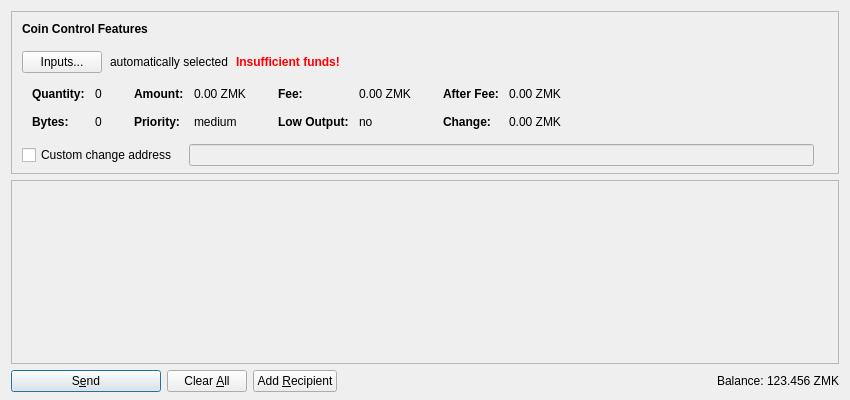
<?xml version="1.0" encoding="UTF-8"?>
<ui version="4.0">
 <class>SendCoinsDialog</class>
 <widget class="QDialog" name="SendCoinsDialog">
  <property name="geometry">
   <rect>
    <x>0</x>
    <y>0</y>
    <width>850</width>
    <height>400</height>
   </rect>
  </property>
  <property name="windowTitle">
   <string>Send Coins</string>
  </property>
  <layout class="QVBoxLayout" name="verticalLayout" stretch="0,1,0">
   <property name="bottomMargin">
    <number>8</number>
   </property>
   <item>
    <widget class="QFrame" name="frameCoinControl">
     <property name="sizePolicy">
      <sizepolicy hsizetype="Expanding" vsizetype="Expanding">
       <horstretch>0</horstretch>
       <verstretch>0</verstretch>
      </sizepolicy>
     </property>
     <property name="maximumSize">
      <size>
       <width>16777215</width>
       <height>16777215</height>
      </size>
     </property>
     <property name="frameShape">
      <enum>QFrame::StyledPanel</enum>
     </property>
     <property name="frameShadow">
      <enum>QFrame::Sunken</enum>
     </property>
     <layout class="QVBoxLayout" name="verticalLayoutCoinControl2">
      <property name="spacing">
       <number>0</number>
      </property>
      <property name="leftMargin">
       <number>0</number>
      </property>
      <property name="topMargin">
       <number>0</number>
      </property>
      <property name="rightMargin">
       <number>0</number>
      </property>
      <property name="bottomMargin">
       <number>6</number>
      </property>
      <item>
       <layout class="QVBoxLayout" name="verticalLayoutCoinControl" stretch="0,0,0,0,1">
        <property name="spacing">
         <number>0</number>
        </property>
        <property name="leftMargin">
         <number>10</number>
        </property>
        <property name="topMargin">
         <number>10</number>
        </property>
        <item>
         <layout class="QHBoxLayout" name="horizontalLayoutCoinControl1">
          <property name="bottomMargin">
           <number>15</number>
          </property>
          <item>
           <widget class="QLabel" name="labelCoinControlFeatures">
            <property name="sizePolicy">
             <sizepolicy hsizetype="Preferred" vsizetype="Maximum">
              <horstretch>0</horstretch>
              <verstretch>0</verstretch>
             </sizepolicy>
            </property>
            <property name="font">
             <font>
              <weight>75</weight>
              <bold>true</bold>
             </font>
            </property>
            <property name="styleSheet">
             <string notr="true">font-weight:bold;</string>
            </property>
            <property name="text">
             <string>Coin Control Features</string>
            </property>
           </widget>
          </item>
         </layout>
        </item>
        <item>
         <layout class="QHBoxLayout" name="horizontalLayoutCoinControl2" stretch="0,0,0,0">
          <property name="spacing">
           <number>8</number>
          </property>
          <property name="bottomMargin">
           <number>10</number>
          </property>
          <item>
           <widget class="QPushButton" name="pushButtonCoinControl">
            <property name="styleSheet">
             <string notr="true"/>
            </property>
            <property name="text">
             <string>Inputs...</string>
            </property>
           </widget>
          </item>
          <item>
           <widget class="QLabel" name="labelCoinControlAutomaticallySelected">
            <property name="text">
             <string>automatically selected</string>
            </property>
            <property name="margin">
             <number>5</number>
            </property>
           </widget>
          </item>
          <item>
           <widget class="QLabel" name="labelCoinControlInsuffFunds">
            <property name="font">
             <font>
              <weight>75</weight>
              <bold>true</bold>
             </font>
            </property>
            <property name="styleSheet">
             <string notr="true">color:red;font-weight:bold;</string>
            </property>
            <property name="text">
             <string>Insufficient funds!</string>
            </property>
            <property name="margin">
             <number>5</number>
            </property>
           </widget>
          </item>
          <item>
           <spacer name="horizontalSpacerCoinControl">
            <property name="orientation">
             <enum>Qt::Horizontal</enum>
            </property>
            <property name="sizeHint" stdset="0">
             <size>
              <width>40</width>
              <height>1</height>
             </size>
            </property>
           </spacer>
          </item>
         </layout>
        </item>
        <item>
         <widget class="QWidget" name="widgetCoinControl" native="true">
          <property name="sizePolicy">
           <sizepolicy hsizetype="Preferred" vsizetype="Preferred">
            <horstretch>0</horstretch>
            <verstretch>0</verstretch>
           </sizepolicy>
          </property>
          <property name="minimumSize">
           <size>
            <width>0</width>
            <height>0</height>
           </size>
          </property>
          <property name="styleSheet">
           <string notr="true"/>
          </property>
          <layout class="QHBoxLayout" name="horizontalLayoutCoinControl5">
           <property name="leftMargin">
            <number>0</number>
           </property>
           <property name="topMargin">
            <number>0</number>
           </property>
           <property name="rightMargin">
            <number>0</number>
           </property>
           <property name="bottomMargin">
            <number>0</number>
           </property>
           <item>
            <layout class="QHBoxLayout" name="horizontalLayoutCoinControl3" stretch="0,0,0,1">
             <property name="spacing">
              <number>20</number>
             </property>
             <property name="topMargin">
              <number>0</number>
             </property>
             <property name="bottomMargin">
              <number>10</number>
             </property>
             <item>
              <layout class="QFormLayout" name="formLayoutCoinControl1">
               <property name="horizontalSpacing">
                <number>10</number>
               </property>
               <property name="verticalSpacing">
                <number>14</number>
               </property>
               <property name="leftMargin">
                <number>10</number>
               </property>
               <property name="topMargin">
                <number>4</number>
               </property>
               <property name="rightMargin">
                <number>6</number>
               </property>
               <item row="0" column="0">
                <widget class="QLabel" name="labelCoinControlQuantityText">
                 <property name="font">
                  <font>
                   <weight>75</weight>
                   <bold>true</bold>
                  </font>
                 </property>
                 <property name="text">
                  <string>Quantity:</string>
                 </property>
                 <property name="margin">
                  <number>0</number>
                 </property>
                </widget>
               </item>
               <item row="0" column="1">
                <widget class="QLabel" name="labelCoinControlQuantity">
                 <property name="cursor">
                  <cursorShape>IBeamCursor</cursorShape>
                 </property>
                 <property name="contextMenuPolicy">
                  <enum>Qt::ActionsContextMenu</enum>
                 </property>
                 <property name="text">
                  <string notr="true">0</string>
                 </property>
                 <property name="margin">
                  <number>0</number>
                 </property>
                 <property name="textInteractionFlags">
                  <set>Qt::LinksAccessibleByMouse|Qt::TextSelectableByKeyboard|Qt::TextSelectableByMouse</set>
                 </property>
                </widget>
               </item>
               <item row="1" column="0">
                <widget class="QLabel" name="labelCoinControlBytesText">
                 <property name="font">
                  <font>
                   <weight>75</weight>
                   <bold>true</bold>
                  </font>
                 </property>
                 <property name="text">
                  <string>Bytes:</string>
                 </property>
                </widget>
               </item>
               <item row="1" column="1">
                <widget class="QLabel" name="labelCoinControlBytes">
                 <property name="cursor">
                  <cursorShape>IBeamCursor</cursorShape>
                 </property>
                 <property name="contextMenuPolicy">
                  <enum>Qt::ActionsContextMenu</enum>
                 </property>
                 <property name="text">
                  <string notr="true">0</string>
                 </property>
                 <property name="textInteractionFlags">
                  <set>Qt::LinksAccessibleByMouse|Qt::TextSelectableByKeyboard|Qt::TextSelectableByMouse</set>
                 </property>
                </widget>
               </item>
              </layout>
             </item>
             <item>
              <layout class="QFormLayout" name="formLayoutCoinControl2">
               <property name="horizontalSpacing">
                <number>10</number>
               </property>
               <property name="verticalSpacing">
                <number>14</number>
               </property>
               <property name="leftMargin">
                <number>6</number>
               </property>
               <property name="topMargin">
                <number>4</number>
               </property>
               <property name="rightMargin">
                <number>6</number>
               </property>
               <item row="0" column="0">
                <widget class="QLabel" name="labelCoinControlAmountText">
                 <property name="font">
                  <font>
                   <weight>75</weight>
                   <bold>true</bold>
                  </font>
                 </property>
                 <property name="text">
                  <string>Amount:</string>
                 </property>
                 <property name="margin">
                  <number>0</number>
                 </property>
                </widget>
               </item>
               <item row="0" column="1">
                <widget class="QLabel" name="labelCoinControlAmount">
                 <property name="cursor">
                  <cursorShape>IBeamCursor</cursorShape>
                 </property>
                 <property name="contextMenuPolicy">
                  <enum>Qt::ActionsContextMenu</enum>
                 </property>
                 <property name="text">
                  <string notr="true">0.00 ZMK</string>
                 </property>
                 <property name="textInteractionFlags">
                  <set>Qt::LinksAccessibleByMouse|Qt::TextSelectableByKeyboard|Qt::TextSelectableByMouse</set>
                 </property>
                </widget>
               </item>
               <item row="1" column="0">
                <widget class="QLabel" name="labelCoinControlPriorityText">
                 <property name="font">
                  <font>
                   <weight>75</weight>
                   <bold>true</bold>
                  </font>
                 </property>
                 <property name="text">
                  <string>Priority:</string>
                 </property>
                </widget>
               </item>
               <item row="1" column="1">
                <widget class="QLabel" name="labelCoinControlPriority">
                 <property name="cursor">
                  <cursorShape>IBeamCursor</cursorShape>
                 </property>
                 <property name="contextMenuPolicy">
                  <enum>Qt::ActionsContextMenu</enum>
                 </property>
                 <property name="text">
                  <string notr="true">medium</string>
                 </property>
                 <property name="textInteractionFlags">
                  <set>Qt::LinksAccessibleByMouse|Qt::TextSelectableByKeyboard|Qt::TextSelectableByMouse</set>
                 </property>
                </widget>
               </item>
              </layout>
             </item>
             <item>
              <layout class="QFormLayout" name="formLayoutCoinControl3">
               <property name="horizontalSpacing">
                <number>10</number>
               </property>
               <property name="verticalSpacing">
                <number>14</number>
               </property>
               <property name="leftMargin">
                <number>6</number>
               </property>
               <property name="topMargin">
                <number>4</number>
               </property>
               <property name="rightMargin">
                <number>6</number>
               </property>
               <item row="0" column="0">
                <widget class="QLabel" name="labelCoinControlFeeText">
                 <property name="font">
                  <font>
                   <weight>75</weight>
                   <bold>true</bold>
                  </font>
                 </property>
                 <property name="text">
                  <string>Fee:</string>
                 </property>
                 <property name="margin">
                  <number>0</number>
                 </property>
                </widget>
               </item>
               <item row="0" column="1">
                <widget class="QLabel" name="labelCoinControlFee">
                 <property name="cursor">
                  <cursorShape>IBeamCursor</cursorShape>
                 </property>
                 <property name="contextMenuPolicy">
                  <enum>Qt::ActionsContextMenu</enum>
                 </property>
                 <property name="text">
                  <string notr="true">0.00 ZMK</string>
                 </property>
                 <property name="textInteractionFlags">
                  <set>Qt::LinksAccessibleByMouse|Qt::TextSelectableByKeyboard|Qt::TextSelectableByMouse</set>
                 </property>
                </widget>
               </item>
               <item row="1" column="0">
                <widget class="QLabel" name="labelCoinControlLowOutputText">
                 <property name="font">
                  <font>
                   <weight>75</weight>
                   <bold>true</bold>
                  </font>
                 </property>
                 <property name="text">
                  <string>Low Output:</string>
                 </property>
                </widget>
               </item>
               <item row="1" column="1">
                <widget class="QLabel" name="labelCoinControlLowOutput">
                 <property name="cursor">
                  <cursorShape>IBeamCursor</cursorShape>
                 </property>
                 <property name="contextMenuPolicy">
                  <enum>Qt::ActionsContextMenu</enum>
                 </property>
                 <property name="text">
                  <string notr="true">no</string>
                 </property>
                 <property name="textInteractionFlags">
                  <set>Qt::LinksAccessibleByMouse|Qt::TextSelectableByKeyboard|Qt::TextSelectableByMouse</set>
                 </property>
                </widget>
               </item>
              </layout>
             </item>
             <item>
              <layout class="QFormLayout" name="formLayoutCoinControl4">
               <property name="horizontalSpacing">
                <number>10</number>
               </property>
               <property name="verticalSpacing">
                <number>14</number>
               </property>
               <property name="leftMargin">
                <number>6</number>
               </property>
               <property name="topMargin">
                <number>4</number>
               </property>
               <property name="rightMargin">
                <number>6</number>
               </property>
               <item row="0" column="0">
                <widget class="QLabel" name="labelCoinControlAfterFeeText">
                 <property name="font">
                  <font>
                   <weight>75</weight>
                   <bold>true</bold>
                  </font>
                 </property>
                 <property name="text">
                  <string>After Fee:</string>
                 </property>
                 <property name="margin">
                  <number>0</number>
                 </property>
                </widget>
               </item>
               <item row="0" column="1">
                <widget class="QLabel" name="labelCoinControlAfterFee">
                 <property name="cursor">
                  <cursorShape>IBeamCursor</cursorShape>
                 </property>
                 <property name="contextMenuPolicy">
                  <enum>Qt::ActionsContextMenu</enum>
                 </property>
                 <property name="text">
                  <string notr="true">0.00 ZMK</string>
                 </property>
                 <property name="textInteractionFlags">
                  <set>Qt::LinksAccessibleByMouse|Qt::TextSelectableByKeyboard|Qt::TextSelectableByMouse</set>
                 </property>
                </widget>
               </item>
               <item row="1" column="0">
                <widget class="QLabel" name="labelCoinControlChangeText">
                 <property name="font">
                  <font>
                   <weight>75</weight>
                   <bold>true</bold>
                  </font>
                 </property>
                 <property name="text">
                  <string>Change:</string>
                 </property>
                </widget>
               </item>
               <item row="1" column="1">
                <widget class="QLabel" name="labelCoinControlChange">
                 <property name="cursor">
                  <cursorShape>IBeamCursor</cursorShape>
                 </property>
                 <property name="contextMenuPolicy">
                  <enum>Qt::ActionsContextMenu</enum>
                 </property>
                 <property name="text">
                  <string notr="true">0.00 ZMK</string>
                 </property>
                 <property name="textInteractionFlags">
                  <set>Qt::LinksAccessibleByMouse|Qt::TextSelectableByKeyboard|Qt::TextSelectableByMouse</set>
                 </property>
                </widget>
               </item>
              </layout>
             </item>
            </layout>
           </item>
          </layout>
         </widget>
        </item>
        <item>
         <layout class="QHBoxLayout" name="horizontalLayoutCoinControl4" stretch="0,0,0">
          <property name="spacing">
           <number>12</number>
          </property>
          <property name="sizeConstraint">
           <enum>QLayout::SetDefaultConstraint</enum>
          </property>
          <property name="topMargin">
           <number>5</number>
          </property>
          <property name="rightMargin">
           <number>5</number>
          </property>
          <item>
           <widget class="QCheckBox" name="checkBoxCoinControlChange">
            <property name="toolTip">
             <string>If this is activated, but the change address is empty or invalid, change will be sent to a newly generated address.</string>
            </property>
            <property name="text">
             <string>Custom change address</string>
            </property>
           </widget>
          </item>
          <item>
           <widget class="QValidatedLineEdit" name="lineEditCoinControlChange">
            <property name="enabled">
             <bool>false</bool>
            </property>
            <property name="sizePolicy">
             <sizepolicy hsizetype="Expanding" vsizetype="Fixed">
              <horstretch>0</horstretch>
              <verstretch>0</verstretch>
             </sizepolicy>
            </property>
           </widget>
          </item>
          <item>
           <widget class="QLabel" name="labelCoinControlChangeLabel">
            <property name="sizePolicy">
             <sizepolicy hsizetype="Preferred" vsizetype="Expanding">
              <horstretch>0</horstretch>
              <verstretch>0</verstretch>
             </sizepolicy>
            </property>
            <property name="minimumSize">
             <size>
              <width>0</width>
              <height>0</height>
             </size>
            </property>
            <property name="text">
             <string/>
            </property>
            <property name="margin">
             <number>3</number>
            </property>
           </widget>
          </item>
         </layout>
        </item>
        <item>
         <spacer name="verticalSpacerCoinControl">
          <property name="orientation">
           <enum>Qt::Vertical</enum>
          </property>
          <property name="sizeHint" stdset="0">
           <size>
            <width>800</width>
            <height>1</height>
           </size>
          </property>
         </spacer>
        </item>
       </layout>
      </item>
     </layout>
    </widget>
   </item>
   <item>
    <widget class="QScrollArea" name="scrollArea">
     <property name="widgetResizable">
      <bool>true</bool>
     </property>
     <widget class="QWidget" name="scrollAreaWidgetContents">
      <property name="geometry">
       <rect>
        <x>0</x>
        <y>0</y>
        <width>830</width>
        <height>178</height>
       </rect>
      </property>
      <layout class="QVBoxLayout" name="verticalLayout_2" stretch="0,1">
       <property name="leftMargin">
        <number>0</number>
       </property>
       <property name="topMargin">
        <number>0</number>
       </property>
       <property name="rightMargin">
        <number>0</number>
       </property>
       <property name="bottomMargin">
        <number>0</number>
       </property>
       <item>
        <layout class="QVBoxLayout" name="entries">
         <property name="spacing">
          <number>6</number>
         </property>
        </layout>
       </item>
       <item>
        <spacer name="verticalSpacer">
         <property name="orientation">
          <enum>Qt::Vertical</enum>
         </property>
         <property name="sizeHint" stdset="0">
          <size>
           <width>20</width>
           <height>40</height>
          </size>
         </property>
        </spacer>
       </item>
      </layout>
     </widget>
    </widget>
   </item>
   <item>
    <layout class="QHBoxLayout" name="horizontalLayout">
     <item>
      <widget class="QPushButton" name="sendButton">
       <property name="minimumSize">
        <size>
         <width>150</width>
         <height>0</height>
        </size>
       </property>
       <property name="toolTip">
        <string>Confirm the send action</string>
       </property>
       <property name="text">
        <string>S&amp;end</string>
       </property>
       <property name="icon">
        <iconset resource="../zmark.qrc">
         <normaloff>:/icons/send</normaloff>:/icons/send</iconset>
       </property>
       <property name="default">
        <bool>true</bool>
       </property>
      </widget>
     </item>
     <item>
      <widget class="QPushButton" name="clearButton">
       <property name="sizePolicy">
        <sizepolicy hsizetype="Minimum" vsizetype="Fixed">
         <horstretch>0</horstretch>
         <verstretch>0</verstretch>
        </sizepolicy>
       </property>
       <property name="toolTip">
        <string>Clear all fields of the form.</string>
       </property>
       <property name="text">
        <string>Clear &amp;All</string>
       </property>
       <property name="icon">
        <iconset resource="../zmark.qrc">
         <normaloff>:/icons/remove</normaloff>:/icons/remove</iconset>
       </property>
       <property name="autoRepeatDelay">
        <number>300</number>
       </property>
       <property name="autoDefault">
        <bool>false</bool>
       </property>
      </widget>
     </item>
     <item>
      <widget class="QPushButton" name="addButton">
       <property name="toolTip">
        <string>Send to multiple recipients at once</string>
       </property>
       <property name="text">
        <string>Add &amp;Recipient</string>
       </property>
       <property name="icon">
        <iconset resource="../zmark.qrc">
         <normaloff>:/icons/add</normaloff>:/icons/add</iconset>
       </property>
       <property name="autoDefault">
        <bool>false</bool>
       </property>
      </widget>
     </item>
     <item>
      <spacer name="horizontalSpacer">
       <property name="orientation">
        <enum>Qt::Horizontal</enum>
       </property>
       <property name="sizeHint" stdset="0">
        <size>
         <width>40</width>
         <height>20</height>
        </size>
       </property>
      </spacer>
     </item>
     <item>
      <layout class="QHBoxLayout" name="horizontalLayout_2">
       <property name="spacing">
        <number>3</number>
       </property>
       <item>
        <widget class="QLabel" name="label">
         <property name="sizePolicy">
          <sizepolicy hsizetype="Preferred" vsizetype="Fixed">
           <horstretch>0</horstretch>
           <verstretch>0</verstretch>
          </sizepolicy>
         </property>
         <property name="text">
          <string>Balance:</string>
         </property>
        </widget>
       </item>
       <item>
        <widget class="QLabel" name="labelBalance">
         <property name="sizePolicy">
          <sizepolicy hsizetype="Preferred" vsizetype="Fixed">
           <horstretch>0</horstretch>
           <verstretch>0</verstretch>
          </sizepolicy>
         </property>
         <property name="cursor">
          <cursorShape>IBeamCursor</cursorShape>
         </property>
         <property name="text">
          <string notr="true">123.456 ZMK</string>
         </property>
         <property name="textInteractionFlags">
          <set>Qt::LinksAccessibleByMouse|Qt::TextSelectableByKeyboard|Qt::TextSelectableByMouse</set>
         </property>
        </widget>
       </item>
      </layout>
     </item>
    </layout>
   </item>
  </layout>
 </widget>
 <customwidgets>
  <customwidget>
   <class>QValidatedLineEdit</class>
   <extends>QLineEdit</extends>
   <header>qvalidatedlineedit.h</header>
  </customwidget>
 </customwidgets>
 <resources>
  <include location="../zmark.qrc"/>
 </resources>
 <connections/>
</ui>
